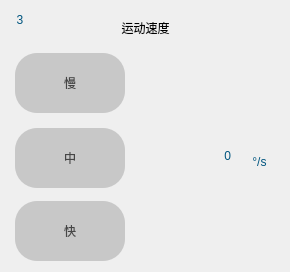
     <widget class="QWidget" name="widget_8" native="true">
      <property name="geometry">
       <rect>
        <x>720</x>
        <y>50</y>
        <width>290</width>
        <height>272</height>
       </rect>
      </property>
      <property name="styleSheet">
       <string notr="true">#widget_8{

border-style:dashed;
border-width:3px ;
border-color: rgb(181, 181, 181);
border-radius:15px ;
}

</string>
      </property>
      <widget class="QLabel" name="label_r_6">
       <property name="geometry">
        <rect>
         <x>10</x>
         <y>5</y>
         <width>20</width>
         <height>30</height>
        </rect>
       </property>
       <property name="styleSheet">
        <string notr="true">#label_r_6{

/*180, 37, 37*/
font:24pt &quot;华光胖头鱼_CNKI&quot;;
color: rgb(0, 85, 127);
}</string>
       </property>
       <property name="text">
        <string>3</string>
       </property>
       <property name="alignment">
        <set>Qt::AlignCenter</set>
       </property>
      </widget>
      <widget class="QLabel" name="label_22">
       <property name="geometry">
        <rect>
         <x>60</x>
         <y>7</y>
         <width>171</width>
         <height>41</height>
        </rect>
       </property>
       <property name="styleSheet">
        <string notr="true"/>
       </property>
       <property name="text">
        <string>运动速度</string>
       </property>
       <property name="alignment">
        <set>Qt::AlignCenter</set>
       </property>
      </widget>
      <widget class="QWidget" name="widget_speed1" native="true">
       <property name="geometry">
        <rect>
         <x>0</x>
         <y>53</y>
         <width>291</width>
         <height>212</height>
        </rect>
       </property>
       <property name="styleSheet">
        <string notr="true">#speed_change1{
color: rgb(0, 125, 180,80%);
border-radius:27px;
}
#speed_change1:pressed{

	color: rgb(0, 80, 117);
}
#speed_change2{
color: rgb(0, 125, 180,80%);
border-radius:27px;
}
#speed_change2:pressed{

	color: rgb(0, 80, 117);
}</string>
       </property>
       <widget class="QPushButton" name="fast">
        <property name="geometry">
         <rect>
          <x>15</x>
          <y>148</y>
          <width>110</width>
          <height>60</height>
         </rect>
        </property>
        <property name="styleSheet">
         <string notr="true">background-color: rgb(200, 200, 200);
font: 18pt &quot;黑体&quot;;
color: rgb(70, 70, 70);
border-radius:22px;</string>
        </property>
        <property name="text">
         <string>快</string>
        </property>
       </widget>
       <widget class="QPushButton" name="medium">
        <property name="geometry">
         <rect>
          <x>15</x>
          <y>75</y>
          <width>110</width>
          <height>60</height>
         </rect>
        </property>
        <property name="styleSheet">
         <string notr="true">background-color: rgb(200, 200, 200);
font: 18pt &quot;黑体&quot;;
color: rgb(70, 70, 70);
border-radius:22px;</string>
        </property>
        <property name="text">
         <string>中</string>
        </property>
       </widget>
       <widget class="QPushButton" name="slow">
        <property name="geometry">
         <rect>
          <x>15</x>
          <y>0</y>
          <width>110</width>
          <height>60</height>
         </rect>
        </property>
        <property name="styleSheet">
         <string notr="true">background-color: rgb(200, 200, 200);
font: 18pt &quot;黑体&quot;;
color: rgb(70, 70, 70);
border-radius:22px;</string>
        </property>
        <property name="text">
         <string>慢</string>
        </property>
       </widget>
       <widget class="QLabel" name="label_speed">
        <property name="geometry">
         <rect>
          <x>120</x>
          <y>73</y>
          <width>111</width>
          <height>60</height>
         </rect>
        </property>
        <property name="styleSheet">
         <string notr="true">font: 52pt &quot;华光超粗黑_CNKI&quot;;
color: rgb(0, 85, 127);</string>
        </property>
        <property name="text">
         <string>0</string>
        </property>
        <property name="alignment">
         <set>Qt::AlignRight|Qt::AlignTrailing|Qt::AlignVCenter</set>
        </property>
       </widget>
       <widget class="QLabel" name="label_speed_2">
        <property name="geometry">
         <rect>
          <x>234</x>
          <y>88</y>
          <width>51</width>
          <height>41</height>
         </rect>
        </property>
        <property name="styleSheet">
         <string notr="true">
font: 36pt &quot;Times New Roman&quot;;
color: rgb(0, 85, 127);</string>
        </property>
        <property name="text">
         <string>°/s</string>
        </property>
        <property name="alignment">
         <set>Qt::AlignCenter</set>
        </property>
       </widget>
       <widget class="QPushButton" name="speed_change1">
        <property name="geometry">
         <rect>
          <x>170</x>
          <y>5</y>
          <width>55</width>
          <height>55</height>
         </rect>
        </property>
        <property name="styleSheet">
         <string notr="true"/>
        </property>
        <property name="text">
         <string/>
        </property>
       </widget>
       <widget class="QPushButton" name="speed_change2">
        <property name="geometry">
         <rect>
          <x>170</x>
          <y>148</y>
          <width>55</width>
          <height>55</height>
         </rect>
        </property>
        <property name="styleSheet">
         <string notr="true"/>
        </property>
        <property name="text">
         <string/>
        </property>
       </widget>
       <zorder>fast</zorder>
       <zorder>medium</zorder>
       <zorder>slow</zorder>
       <zorder>label_speed_2</zorder>
       <zorder>label_speed</zorder>
       <zorder>speed_change1</zorder>
       <zorder>speed_change2</zorder>
      </widget>
     </widget>
